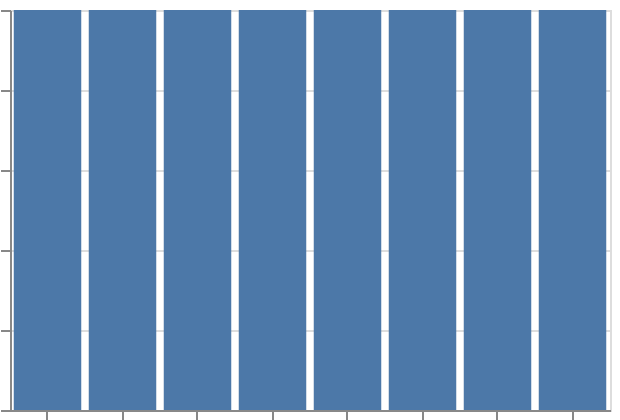

Describe this chart as a Vega-Lite specification.
### Vega-Lite specification from a JSON file in a GitHub repository (floating-point values rounded to 4 significant figures)
{"$schema": "https://vega.github.io/schema/vega-lite/v6.json", "padding": 5, "autosize": "none", "width": 300, "height": 200, "data": {"name": "table", "values": [{"c": "A", "g": "p", "x": 1, "y": 2, "v": 5, "t": "2024-01-15", "o": {"v": 3}, "IMDB Rating": 6.1, "d": "x1"}, {"c": "B", "g": "q", "x": 2, "y": 4, "v": 9, "t": "2024-02-20", "o": {"v": 7}, "IMDB Rating": 7.4, "d": "x2"}, {"c": "A", "g": "q", "x": 3, "y": 3, "v": 2, "t": "2024-03-05", "o": {"v": 1}, "IMDB Rating": 5.2, "d": "x1"}, {"c": "C", "g": "p", "x": 4, "y": 6, "v": 7, "t": "2024-05-30", "o": {"v": 4}, "IMDB Rating": 8.8, "d": "x3"}, {"c": "B", "g": "p", "x": 5, "y": 5, "v": 4, "t": "2024-07-11", "o": {"v": 9}, "IMDB Rating": 6.9, "d": "x2"}, {"c": "C", "g": "q", "x": 6, "y": 8, "v": 6, "t": "2024-09-02", "o": {"v": 2}, "IMDB Rating": 7.7, "d": "x3"}, {"c": "A", "g": "p", "x": 7, "y": 7, "v": 8, "t": "2024-11-25", "o": {"v": 5}, "IMDB Rating": 4.4, "d": "x1"}, {"c": "B", "g": "q", "x": 8, "y": 9, "v": 3, "t": "2024-12-31", "o": {"v": 8}, "IMDB Rating": 9.1, "d": "x2"}]}, "mark": "bar", "encoding": {"x": {"field": "t", "type": "ordinal", "timeUnit": "month"}, "y": {"aggregate": "count", "type": "quantitative"}}}
